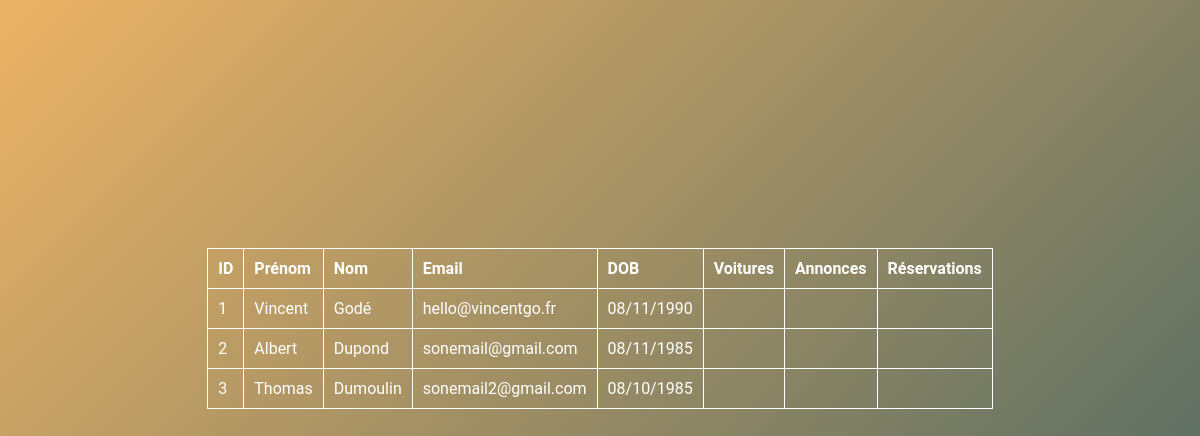
/users_read.php, run on an earlier commit of the app's database.
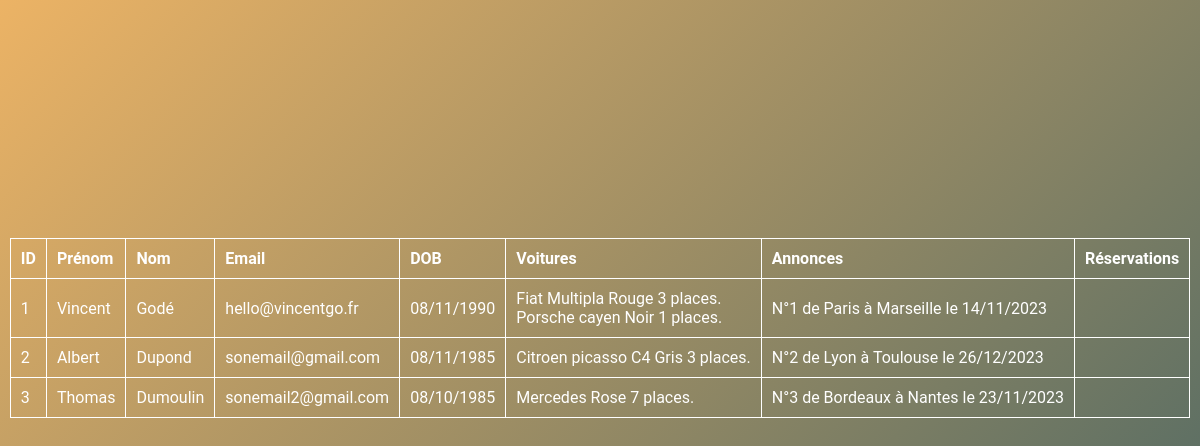
And on a later commit of the database.
### tables this page shows
CREATE TABLE `cars` (
  `id` int AUTO_INCREMENT NOT NULL,
  `carmodel` varchar(255) NOT NULL,
  `color` varchar(255) NOT NULL,
  `capacity` varchar(255) NOT NULL,
  PRIMARY KEY (`id`)
);

CREATE TABLE `adds` (
  `id` int AUTO_INCREMENT NOT NULL,
  `driverId` int NOT NULL,
  `carId` int NOT NULL,
  `tripDateAndTime` datetime NOT NULL,
  `tripDepartureCity` varchar(255) NOT NULL,
  `tripArrivalCity` varchar(255) NOT NULL,
  PRIMARY KEY (`id`)
);

### class/Services/DataBaseService.php (called while the page is built, shortened)
<?php
class DataBaseService
{
    private $connection;
    public function __construct()
    {
        try {
            $this->connection = new PDO(
                'mysql:host=' . self::HOST . ';port=' . self::PORT . ';dbname=' . self::DATABASE_NAME,
                self::MYSQL_USER,
                self::MYSQL_PASSWORD
            );
            $this->connection->exec("SET CHARACTER SET utf8");
        } catch (Exception $e) {
            echo 'Erreur : ' . $e->getMessage();
        }
    }
    public function getUsers(): array
    {
        $users = [];
        $sql = 'SELECT * FROM users';
        $query = $this->connection->query($sql);
        $results = $query->fetchAll(PDO::FETCH_ASSOC);
        if (!empty($results)) {
            $users = $results;
        }
        return $users;
    }
    public function getUserCars(string $userId): array
    {
        $userCars = [];
        $data = [
            'userId' => $userId,
        ];
        $sql = '
            SELECT c.*
            FROM cars as c
            LEFT JOIN users_cars as uc ON uc.car_id = c.id
            WHERE uc.user_id = :userId';
        $query = $this->connection->prepare($sql);
        $query->execute($data);
        $results = $query->fetchAll(PDO::FETCH_ASSOC);
        if (!empty($results)) {
            $userCars = $results;
        }
        return $userCars;
    }
    public function getUserBookings(string $userId): array
    {
        $userBookings = [];
        $data = [
            'userId' => $userId,
        ];
        $sql = '
            SELECT b.*
            FROM bookings as b
            LEFT JOIN users_bookings as ub ON ub.booking_id = b.id
            WHERE ub.user_id = :userId';
        $query = $this->connection->prepare($sql);
        $query->execute($data);
        $results = $query->fetchAll(PDO::FETCH_ASSOC);
        return $userBookings;
    }
    public function getUserAdds(string $userId): array
    {
        $userAdds = [];
        $data = [
            'userId' => $userId,
        ];
        $sql = '
            SELECT a.*
            FROM adds as a
            LEFT JOIN users_adds as ua ON ua.add_id = a.id
            WHERE ua.user_id = :userId';
        $query = $this->connection->prepare($sql);
        $query->execute($data);
        $results = $query->fetchAll(PDO::FETCH_ASSOC);
        if (!empty($results)) {
            $userAdds = $results;
        }
        return $userAdds;
    }
}

### class/Services/UsersService.php (called while the page is built, shortened)
<?php
class UsersService
{
    public function getUsers(): array
    {
        $users = [];
        $dataBaseService = new DataBaseService();
        $usersDTO = $dataBaseService->getUsers();
        if (!empty($usersDTO)) {
            foreach ($usersDTO as $userDTO) {
                $user = new User();
                $user->setId($userDTO['id']);
                $user->setFirstname($userDTO['firstname']);
                $user->setLastname($userDTO['lastname']);
                $user->setEmail($userDTO['email']);
                $date = new DateTime($userDTO['birthday']);
                if ($date !== false) {
                    $user->setBirthday($date);
                }
                $cars = $this->getUserCars($userDTO['id']);
                $user->setCars($cars);
                $adds = $this->getUserAdds($userDTO['id']);
                $user->setAdds($adds);
                $bookings = $this->getUserBookings($userDTO['id']);
                $user->setBookings($bookings);
                $users[] = $user;
            }
        }
        return $users;
    }
    public function getUserCars(string $userId): array
    {
        $userCars = [];
        $dataBaseService = new DataBaseService();
        $usersCarsDTO = $dataBaseService->getUserCars($userId);
        if (!empty($usersCarsDTO)) {
            foreach ($usersCarsDTO as $userCarDTO) {
                $car = new Car();
                $car->setId($userCarDTO['id']);
                $car->setCarModel($userCarDTO['carmodel']);
                $car->setColor($userCarDTO['color']);
                $car->setCapacity($userCarDTO['capacity']);
                $userCars[] = $car;
            }
        }
        return $userCars;
    }
    public function getUserBookings(string $userId): array
    {
        $userBookings = [];
        $dataBaseService = new DataBaseService();
        $usersBookingsDTO = $dataBaseService->getUserBookings($userId);
        return $userBookings;
    }
    public function getUserAdds(string $userId): array
    {
        $userAdds = [];
        $dataBaseService = new DataBaseService();
        $usersAddsDTO = $dataBaseService->getUserAdds($userId);
        if (!empty($usersAddsDTO)) {
            foreach ($usersAddsDTO as $userAddDTO) {
                $date = new DateTime($userAddDTO['tripDateAndTime']);
                $add = new Add();
                $add->setId($userAddDTO['id']);
                $add->setDriverId($userAddDTO['driverId']);
                $add->setCarId($userAddDTO['carId']);
                $add->setTripDateAndTime($date);
                $add->setTripDepartureCity($userAddDTO['tripDepartureCity']);
                $add->setTripArrivalCity($userAddDTO['tripArrivalCity']);
                $userAdds[] = $add;
            }
        }
        return $userAdds;
    }
}

### class/Entities/User.php (called while the page is built, shortened)
<?php
class User
{
    public function setCars(array $cars)
    {
        return $this;
    }
    public function setAdds(array $adds)
    {
        return $this;
    }
    public function setBookings(array $bookings)
    {
        return $this;
    }
}

### class/Controllers/UsersController.php (the view, shortened to what the changed rows need)
<?php
class UsersController
{
    public function getUsers(): string
    {
        $html = '';
        $usersService = new UsersService();
        $users = $usersService->getUsers();
        foreach ($users as $user) {
            $carsHtml = '';
            if (!empty($user->getCars())) {
                foreach ($user->getCars() as $car) {
                    $carsHtml .= $car->getCarModel() . ' ' . $car->getColor() . ' ' . $car->getCapacity() . ' places.<br/>';
                }
            }
            $usersAdds = '';
            if (!empty($user->getAdds())) {
                foreach ($user->getAdds() as $add) {
                    $usersAdds .= 'N°'. $add->getId() . ' de ' . $add->getTripDepartureCity() . ' à ' . $add->getTripArrivalCity() . ' le '. $add->getTripDateAndTime()->format('d/m/Y') .'<br/>';
                }
            }
            $usersBookings = '';
            $html .=
                '<tr>'.
                    '<td>' . $user->getId() . '</td>' .
                    '<td>' . $user->getFirstname() . '</td>' .
                    '<td>' . $user->getLastname() . '</td>' .
                    '<td>' . $user->getEmail() . '</td>' .
                    '<td>' . $user->getBirthday()->format('d/m/Y') . '</td>'.
                    '<td>' . $carsHtml. '</td>'.
                    '<td>' . $usersAdds. '</td>'.
                    '<td>' . $usersBookings. '</td>'.
                '</tr>';
        }
        return $html;
    }
}

What changed in the data, as far as the page shows it:
now on this page (row unchanged): cars: carmodel "Fiat Multipla", color "Rouge", capacity "3"
now on this page (row unchanged): cars: carmodel "Porsche cayen", color "Noir", capacity "1"
added adds: id "1", tripDepartureCity "Paris", tripArrivalCity "Marseille", format "14/11/2023"
now on this page (row unchanged): cars: carmodel "Citroen picasso C4", color "Gris", capacity "3"
added adds: id "2", tripDepartureCity "Lyon", tripArrivalCity "Toulouse", format "26/12/2023"
added cars: carmodel "Mercedes", color "Rose", capacity "7"
added adds: id "3", tripDepartureCity "Bordeaux", tripArrivalCity "Nantes", format "23/11/2023"
